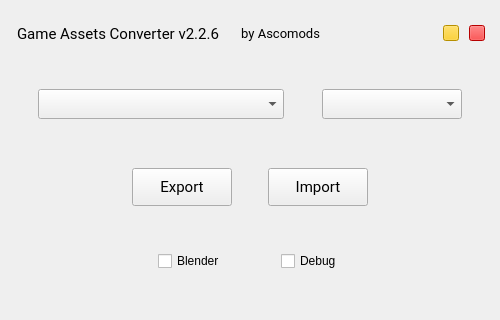
<?xml version="1.0" encoding="UTF-8"?>
<ui version="4.0">
 <class>MainWindow</class>
 <widget class="QMainWindow" name="MainWindow">
  <property name="geometry">
   <rect>
    <x>0</x>
    <y>0</y>
    <width>500</width>
    <height>320</height>
   </rect>
  </property>
  <property name="sizePolicy">
   <sizepolicy hsizetype="Fixed" vsizetype="Fixed">
    <horstretch>0</horstretch>
    <verstretch>0</verstretch>
   </sizepolicy>
  </property>
  <property name="minimumSize">
   <size>
    <width>500</width>
    <height>320</height>
   </size>
  </property>
  <property name="maximumSize">
   <size>
    <width>500</width>
    <height>320</height>
   </size>
  </property>
  <property name="windowTitle">
   <string/>
  </property>
  <property name="windowIcon">
   <iconset resource="../resources/resources.qrc">
    <normaloff>:/icons/db.ico</normaloff>:/icons/db.ico</iconset>
  </property>
  <property name="toolTipDuration">
   <number>-1</number>
  </property>
  <property name="locale">
   <locale language="English" country="UnitedStates"/>
  </property>
  <widget class="QWidget" name="central_widget">
   <property name="locale">
    <locale language="English" country="UnitedStates"/>
   </property>
   <layout class="QVBoxLayout" name="verticalLayout_2">
    <property name="leftMargin">
     <number>0</number>
    </property>
    <property name="topMargin">
     <number>0</number>
    </property>
    <property name="rightMargin">
     <number>0</number>
    </property>
    <property name="bottomMargin">
     <number>0</number>
    </property>
    <item>
     <widget class="QFrame" name="main_frame">
      <property name="frameShape">
       <enum>QFrame::NoFrame</enum>
      </property>
      <property name="frameShadow">
       <enum>QFrame::Raised</enum>
      </property>
      <layout class="QVBoxLayout" name="verticalLayout">
       <item>
        <widget class="QFrame" name="title_frame">
         <property name="sizePolicy">
          <sizepolicy hsizetype="Expanding" vsizetype="Maximum">
           <horstretch>0</horstretch>
           <verstretch>0</verstretch>
          </sizepolicy>
         </property>
         <property name="minimumSize">
          <size>
           <width>0</width>
           <height>25</height>
          </size>
         </property>
         <property name="maximumSize">
          <size>
           <width>16777215</width>
           <height>30</height>
          </size>
         </property>
         <property name="frameShape">
          <enum>QFrame::NoFrame</enum>
         </property>
         <property name="frameShadow">
          <enum>QFrame::Raised</enum>
         </property>
         <widget class="QLabel" name="title_label">
          <property name="geometry">
           <rect>
            <x>8</x>
            <y>3</y>
            <width>211</width>
            <height>21</height>
           </rect>
          </property>
          <property name="font">
           <font>
            <family>Roboto</family>
            <pointsize>11</pointsize>
            <weight>50</weight>
            <italic>false</italic>
            <bold>false</bold>
           </font>
          </property>
          <property name="styleSheet">
           <string notr="true"/>
          </property>
          <property name="text">
           <string>Game Assets Converter v2.2.6</string>
          </property>
         </widget>
         <widget class="QFrame" name="title_btns_frame">
          <property name="geometry">
           <rect>
            <x>380</x>
            <y>-5</y>
            <width>111</width>
            <height>31</height>
           </rect>
          </property>
          <property name="frameShape">
           <enum>QFrame::NoFrame</enum>
          </property>
          <property name="frameShadow">
           <enum>QFrame::Raised</enum>
          </property>
          <widget class="QPushButton" name="minimize_btn">
           <property name="geometry">
            <rect>
             <x>54</x>
             <y>10</y>
             <width>16</width>
             <height>16</height>
            </rect>
           </property>
           <property name="minimumSize">
            <size>
             <width>16</width>
             <height>16</height>
            </size>
           </property>
           <property name="maximumSize">
            <size>
             <width>16</width>
             <height>16</height>
            </size>
           </property>
           <property name="toolTip">
            <string>Minimize</string>
           </property>
           <property name="styleSheet">
            <string notr="true">QPushButton
{
	background-color: rgb(255, 200, 0);
}

QPushButton:hover {
	background-color: rgba(255, 200, 0, 220);
}

QPushButton:pressed
{
  background-color: rgba(255, 200, 0, 200);
}</string>
           </property>
           <property name="text">
            <string/>
           </property>
          </widget>
          <widget class="QPushButton" name="exit_btn">
           <property name="geometry">
            <rect>
             <x>80</x>
             <y>10</y>
             <width>16</width>
             <height>16</height>
            </rect>
           </property>
           <property name="minimumSize">
            <size>
             <width>16</width>
             <height>16</height>
            </size>
           </property>
           <property name="maximumSize">
            <size>
             <width>16</width>
             <height>16</height>
            </size>
           </property>
           <property name="toolTip">
            <string>Exit</string>
           </property>
           <property name="styleSheet">
            <string notr="true">QPushButton
{
	background-color: rgb(255, 0, 0);
}

QPushButton:hover {
	background-color: rgba(255, 0, 0, 220);
}

QPushButton:pressed
{
  background-color: rgba(255, 0, 0, 200);
}</string>
           </property>
           <property name="text">
            <string/>
           </property>
          </widget>
         </widget>
         <widget class="QLabel" name="author_label">
          <property name="geometry">
           <rect>
            <x>230</x>
            <y>3</y>
            <width>81</width>
            <height>21</height>
           </rect>
          </property>
          <property name="font">
           <font>
            <family>Roboto</family>
            <pointsize>10</pointsize>
            <weight>50</weight>
            <italic>false</italic>
            <bold>false</bold>
           </font>
          </property>
          <property name="styleSheet">
           <string notr="true"/>
          </property>
          <property name="text">
           <string>by Ascomods</string>
          </property>
          <property name="alignment">
           <set>Qt::AlignRight|Qt::AlignTrailing|Qt::AlignVCenter</set>
          </property>
         </widget>
        </widget>
       </item>
       <item>
        <widget class="QFrame" name="choices_frame">
         <property name="sizePolicy">
          <sizepolicy hsizetype="Preferred" vsizetype="Maximum">
           <horstretch>0</horstretch>
           <verstretch>0</verstretch>
          </sizepolicy>
         </property>
         <property name="minimumSize">
          <size>
           <width>0</width>
           <height>75</height>
          </size>
         </property>
         <property name="frameShape">
          <enum>QFrame::NoFrame</enum>
         </property>
         <property name="frameShadow">
          <enum>QFrame::Raised</enum>
         </property>
         <layout class="QHBoxLayout" name="horizontalLayout_3">
          <property name="spacing">
           <number>0</number>
          </property>
          <property name="leftMargin">
           <number>0</number>
          </property>
          <property name="topMargin">
           <number>0</number>
          </property>
          <property name="rightMargin">
           <number>0</number>
          </property>
          <property name="bottomMargin">
           <number>0</number>
          </property>
          <item>
           <spacer name="horizontalSpacer">
            <property name="orientation">
             <enum>Qt::Horizontal</enum>
            </property>
            <property name="sizeType">
             <enum>QSizePolicy::Fixed</enum>
            </property>
            <property name="sizeHint" stdset="0">
             <size>
              <width>20</width>
              <height>20</height>
             </size>
            </property>
           </spacer>
          </item>
          <item>
           <widget class="QFrame" name="game_frame">
            <property name="frameShape">
             <enum>QFrame::NoFrame</enum>
            </property>
            <property name="frameShadow">
             <enum>QFrame::Raised</enum>
            </property>
            <layout class="QVBoxLayout" name="verticalLayout_3">
             <item>
              <widget class="QComboBox" name="game_cmb_box">
               <property name="sizePolicy">
                <sizepolicy hsizetype="Expanding" vsizetype="Fixed">
                 <horstretch>0</horstretch>
                 <verstretch>0</verstretch>
                </sizepolicy>
               </property>
               <property name="minimumSize">
                <size>
                 <width>200</width>
                 <height>30</height>
                </size>
               </property>
               <property name="font">
                <font>
                 <family>Roboto</family>
                 <pointsize>10</pointsize>
                </font>
               </property>
               <property name="toolTip">
                <string>Game</string>
               </property>
              </widget>
             </item>
            </layout>
           </widget>
          </item>
          <item>
           <spacer name="horizontal_spacer">
            <property name="orientation">
             <enum>Qt::Horizontal</enum>
            </property>
            <property name="sizeType">
             <enum>QSizePolicy::Fixed</enum>
            </property>
            <property name="sizeHint" stdset="0">
             <size>
              <width>20</width>
              <height>20</height>
             </size>
            </property>
           </spacer>
          </item>
          <item>
           <widget class="QFrame" name="platform_frame">
            <property name="frameShape">
             <enum>QFrame::NoFrame</enum>
            </property>
            <property name="frameShadow">
             <enum>QFrame::Raised</enum>
            </property>
            <layout class="QVBoxLayout" name="verticalLayout_4">
             <item>
              <widget class="QComboBox" name="platform_cmb_box">
               <property name="sizePolicy">
                <sizepolicy hsizetype="Maximum" vsizetype="Fixed">
                 <horstretch>0</horstretch>
                 <verstretch>0</verstretch>
                </sizepolicy>
               </property>
               <property name="minimumSize">
                <size>
                 <width>140</width>
                 <height>30</height>
                </size>
               </property>
               <property name="maximumSize">
                <size>
                 <width>140</width>
                 <height>16777215</height>
                </size>
               </property>
               <property name="font">
                <font>
                 <family>Roboto</family>
                 <pointsize>10</pointsize>
                </font>
               </property>
               <property name="toolTip">
                <string>Platform</string>
               </property>
              </widget>
             </item>
            </layout>
           </widget>
          </item>
          <item>
           <spacer name="horizontal_spacer_4">
            <property name="orientation">
             <enum>Qt::Horizontal</enum>
            </property>
            <property name="sizeType">
             <enum>QSizePolicy::Fixed</enum>
            </property>
            <property name="sizeHint" stdset="0">
             <size>
              <width>20</width>
              <height>20</height>
             </size>
            </property>
           </spacer>
          </item>
         </layout>
        </widget>
       </item>
       <item>
        <widget class="QFrame" name="actions_frame">
         <property name="sizePolicy">
          <sizepolicy hsizetype="Preferred" vsizetype="Maximum">
           <horstretch>0</horstretch>
           <verstretch>0</verstretch>
          </sizepolicy>
         </property>
         <property name="minimumSize">
          <size>
           <width>0</width>
           <height>0</height>
          </size>
         </property>
         <property name="maximumSize">
          <size>
           <width>16777215</width>
           <height>60</height>
          </size>
         </property>
         <property name="frameShape">
          <enum>QFrame::NoFrame</enum>
         </property>
         <property name="frameShadow">
          <enum>QFrame::Raised</enum>
         </property>
         <layout class="QHBoxLayout" name="horizontalLayout_5">
          <property name="bottomMargin">
           <number>20</number>
          </property>
          <item>
           <spacer name="horizontal_spacer_3">
            <property name="orientation">
             <enum>Qt::Horizontal</enum>
            </property>
            <property name="sizeHint" stdset="0">
             <size>
              <width>40</width>
              <height>0</height>
             </size>
            </property>
           </spacer>
          </item>
          <item>
           <widget class="QPushButton" name="export_btn">
            <property name="sizePolicy">
             <sizepolicy hsizetype="Minimum" vsizetype="Fixed">
              <horstretch>0</horstretch>
              <verstretch>0</verstretch>
             </sizepolicy>
            </property>
            <property name="minimumSize">
             <size>
              <width>100</width>
              <height>38</height>
             </size>
            </property>
            <property name="maximumSize">
             <size>
              <width>16777215</width>
              <height>16777215</height>
             </size>
            </property>
            <property name="font">
             <font>
              <family>Roboto</family>
              <pointsize>11</pointsize>
              <weight>50</weight>
              <bold>false</bold>
              <kerning>true</kerning>
             </font>
            </property>
            <property name="text">
             <string>Export</string>
            </property>
           </widget>
          </item>
          <item>
           <spacer name="horizontal_spacer_1">
            <property name="orientation">
             <enum>Qt::Horizontal</enum>
            </property>
            <property name="sizeType">
             <enum>QSizePolicy::Fixed</enum>
            </property>
            <property name="sizeHint" stdset="0">
             <size>
              <width>30</width>
              <height>0</height>
             </size>
            </property>
           </spacer>
          </item>
          <item>
           <widget class="QPushButton" name="import_btn">
            <property name="minimumSize">
             <size>
              <width>100</width>
              <height>38</height>
             </size>
            </property>
            <property name="font">
             <font>
              <family>Roboto</family>
              <pointsize>11</pointsize>
             </font>
            </property>
            <property name="text">
             <string>Import</string>
            </property>
           </widget>
          </item>
          <item>
           <spacer name="horizontal_spacer_2">
            <property name="orientation">
             <enum>Qt::Horizontal</enum>
            </property>
            <property name="sizeHint" stdset="0">
             <size>
              <width>40</width>
              <height>0</height>
             </size>
            </property>
           </spacer>
          </item>
         </layout>
        </widget>
       </item>
       <item>
        <widget class="QFrame" name="options_frame">
         <property name="maximumSize">
          <size>
           <width>16777215</width>
           <height>50</height>
          </size>
         </property>
         <property name="frameShape">
          <enum>QFrame::NoFrame</enum>
         </property>
         <property name="frameShadow">
          <enum>QFrame::Raised</enum>
         </property>
         <layout class="QHBoxLayout" name="horizontalLayout">
          <item>
           <spacer name="horizontalSpacer_2">
            <property name="orientation">
             <enum>Qt::Horizontal</enum>
            </property>
            <property name="sizeHint" stdset="0">
             <size>
              <width>40</width>
              <height>20</height>
             </size>
            </property>
           </spacer>
          </item>
          <item>
           <widget class="QCheckBox" name="blender_chk_box">
            <property name="text">
             <string>Blender</string>
            </property>
           </widget>
          </item>
          <item>
           <spacer name="horizontalSpacer_4">
            <property name="orientation">
             <enum>Qt::Horizontal</enum>
            </property>
            <property name="sizeType">
             <enum>QSizePolicy::Fixed</enum>
            </property>
            <property name="sizeHint" stdset="0">
             <size>
              <width>50</width>
              <height>20</height>
             </size>
            </property>
           </spacer>
          </item>
          <item>
           <widget class="QCheckBox" name="debug_chk_box">
            <property name="text">
             <string>Debug</string>
            </property>
           </widget>
          </item>
          <item>
           <spacer name="horizontalSpacer_3">
            <property name="orientation">
             <enum>Qt::Horizontal</enum>
            </property>
            <property name="sizeHint" stdset="0">
             <size>
              <width>40</width>
              <height>20</height>
             </size>
            </property>
           </spacer>
          </item>
         </layout>
        </widget>
       </item>
       <item>
        <spacer name="verticalSpacer">
         <property name="orientation">
          <enum>Qt::Vertical</enum>
         </property>
         <property name="sizeType">
          <enum>QSizePolicy::Fixed</enum>
         </property>
         <property name="sizeHint" stdset="0">
          <size>
           <width>0</width>
           <height>10</height>
          </size>
         </property>
        </spacer>
       </item>
      </layout>
     </widget>
    </item>
   </layout>
  </widget>
 </widget>
 <resources>
  <include location="../resources/resources.qrc"/>
 </resources>
 <connections/>
</ui>
